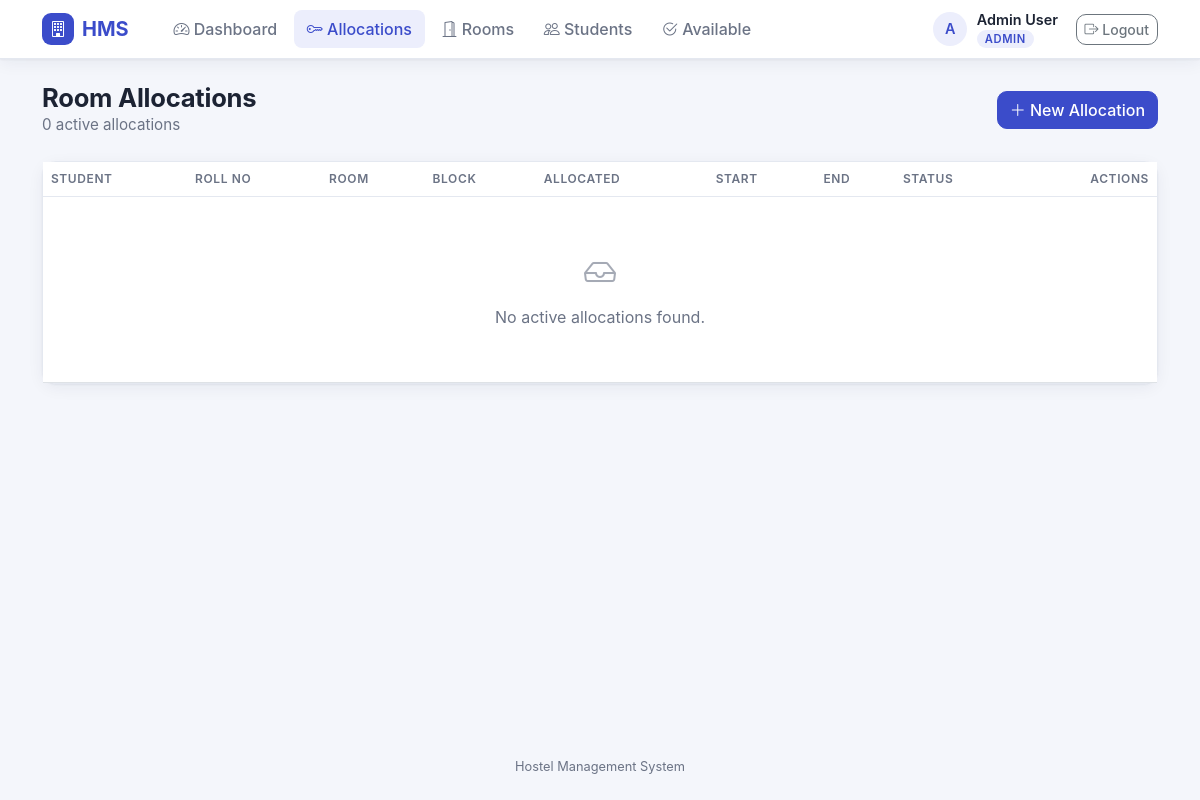
/allocation/ (signed in), run on the app's committed database.
### hms_app/models.py (models this page shows, shortened)
class User(db.Model):
    __tablename__ = 'users'
    user_id = db.Column(db.Integer, primary_key=True, autoincrement=True)
    name = db.Column(db.String(100), nullable=False)
    email = db.Column(db.String(120), unique=True, nullable=False)
    password_hash = db.Column(db.String(255), nullable=False)
    role = db.Column(db.String(20), nullable=False)  # 'admin', 'warden', 'student', 'accountant'
    created_at = db.Column(db.DateTime, default=datetime.utcnow)
    student_profile = db.relationship('Student', back_populates='user', uselist=False, cascade='all, delete-orphan')
    warden = db.relationship('Warden', backref='user', uselist=False, cascade='all, delete-orphan')
    admin = db.relationship('Admin', backref='user', uselist=False, cascade='all, delete-orphan')
    accountant = db.relationship('Accountant', backref='user', uselist=False, cascade='all, delete-orphan')

### hms_app/routes/room_allocation_routes.py (the view)
@room_alloc_bp.route('/')
@login_required
@role_required('admin', 'warden')
def index():
    allocations = (RoomAllocation.query
        .filter_by(status='active')
        .join(Student, RoomAllocation.student_id == Student.student_id)
        .join(User, Student.user_id == User.user_id)
        .join(Room, RoomAllocation.room_id == Room.room_id)
        .join(HostelBlock, Room.block_id == HostelBlock.block_id)
        .order_by(User.name)
        .all())
    return render_template('allocation/index.html', allocations=allocations)

### hms_app/__init__.py (called while the page is built)
def create_app(config_class=Config):
    app = Flask(__name__,
                template_folder=os.path.join(os.path.dirname(__file__), 'templates'),
                static_folder=os.path.join(os.path.dirname(__file__), 'static'))
    app.config.from_object(config_class)
    db.init_app(app)
    csrf.init_app(app)
    from hms_app.routes.auth_routes import auth_bp
    from hms_app.routes.room_allocation_routes import room_alloc_bp
    from hms_app.routes.main_routes import main_bp
    app.register_blueprint(auth_bp)
    app.register_blueprint(room_alloc_bp)
    app.register_blueprint(main_bp)
    @app.context_processor
    def inject_user():
        return dict(current_user=get_current_user())
    with app.app_context():
        db.create_all()
        init_sample_data()
    return app

### hms_app/auth.py (called while the page is built)
def login_required(f):
    @wraps(f)
    def decorated_function(*args, **kwargs):
        if 'user_id' not in session:
            flash('Please log in to access this page.', 'error')
            return redirect(url_for('auth.login', next=request.full_path.rstrip('?')))
        return f(*args, **kwargs)
    return decorated_function

def role_required(*roles):
    def decorator(f):
        @wraps(f)
        def decorated_function(*args, **kwargs):
            if 'user_id' not in session:
                flash('Please log in to access this page.', 'error')
                return redirect(url_for('auth.login', next=request.full_path.rstrip('?')))
            user = User.query.get(session['user_id'])
            if not user or user.role not in roles:
                flash('You do not have permission to access this page.', 'error')
                return redirect(url_for('main.dashboard'))
            return f(*args, **kwargs)
        return decorated_function
    return decorator

def get_current_user():
    if 'user_id' in session:
        return User.query.get(session['user_id'])
    return None

### hms_app/templates/allocation/index.html (shortened to what this page needs)
{% extends "base.html" %}
{% from "_macros.html" import empty %}
{% block content %}
<div class="page-head">
    <div><h2>Room Allocations</h2><p class="sub">{{ allocations|length }} active allocation{{ '' if allocations|length == 1 else 's' }}</p></div>
    <a href="{{ url_for('room_allocation.create') }}" class="btn btn-primary"><i class="bi bi-plus-lg"></i> New Allocation</a>
</div>
<div class="card">
    <div class="table-responsive">
        <table class="table table-hover">
            <thead>
                <tr><th>Student</th><th>Roll No</th><th>Room</th><th>Block</th><th>Allocated</th><th>Start</th><th>End</th><th>Status</th><th class="text-end">Actions</th></tr>
            </thead>
            <tbody>
            {% for alloc in allocations %}
                <tr>
                    <td class="fw-semibold">{{ alloc.student.user.name }}</td>
                    <td>{{ alloc.student.roll_no }}</td>
                    <td>{{ alloc.room.room_number }}</td>
                    <td>{{ alloc.room.block.name }}</td>
                    <td>{{ alloc.allocation_date }}</td>
                    <td>{{ alloc.start_date }}</td>
                    <td>{{ alloc.end_date or '—' }}</td>
                    <td><span class="badge bg-{{ 'success' if alloc.status == 'active' else 'secondary' }}">{{ alloc.status }}</span></td>
                    <td class="text-end text-nowrap">
                        <a href="{{ url_for('room_allocation.reallocate', allocation_id=alloc.allocation_id) }}" class="btn btn-sm btn-outline-primary"><i class="bi bi-arrow-left-right"></i> Reallocate</a>
                        <form method="POST" action="{{ url_for('room_allocation.cancel', allocation_id=alloc.allocation_id) }}" class="d-inline" onsubmit="return confirm('Cancel this allocation?')">
                            <input type="hidden" name="csrf_token" value="{{ csrf_token() }}" />
                            <button type="submit" class="btn btn-sm btn-outline-danger"><i class="bi bi-x-lg"></i> Cancel</button>
                        </form>
                    </td>
                </tr>
            {% else %}
                <tr><td colspan="9">{{ empty('inbox', 'No active allocations found.') }}</td></tr>
            {% endfor %}
            </tbody>
        </table>
    </div>
</div>
{% endblock %}

### hms_app/templates/base.html (shortened to what this page needs)
<!DOCTYPE html>
<html lang="en">
<head>
    <link href="https://cdn.jsdelivr.net/npm/bootstrap@5.3.3/dist/css/bootstrap.min.css" rel="stylesheet">
    <link href="https://cdn.jsdelivr.net/npm/bootstrap-icons@1.11.3/font/bootstrap-icons.min.css" rel="stylesheet">
    <link href="{{ url_for('static', filename='css/hms.css') }}" rel="stylesheet">
</head>
<body>
    {% if current_user %}
    {% set ep = request.endpoint or '' %}
    <nav class="navbar navbar-expand-lg hms-nav">
        <div class="container">
            <a class="navbar-brand" href="{{ url_for('main.dashboard') }}">
                <span class="brand-mark"><i class="bi bi-building"></i></span> HMS
            </a>
            <div class="collapse navbar-collapse" id="mainNav">
                <ul class="navbar-nav me-auto ms-lg-3 gap-lg-1">
                    <li class="nav-item"><a class="nav-link {{ 'active' if ep == 'main.dashboard' }}" href="{{ url_for('main.dashboard') }}"><i class="bi bi-speedometer2"></i> Dashboard</a></li>
                    {% if current_user.role in ('admin', 'warden') %}
                    <li class="nav-item"><a class="nav-link {{ 'active' if ep.startswith('room_allocation.') and ep not in ('room_allocation.available_rooms', 'room_allocation.student_allocation') }}" href="{{ url_for('room_allocation.index') }}"><i class="bi bi-key"></i> Allocations</a></li>
                    <li class="nav-item"><a class="nav-link {{ 'active' if ep == 'main.rooms_list' }}" href="{{ url_for('main.rooms_list') }}"><i class="bi bi-door-open"></i> Rooms</a></li>
                    <li class="nav-item"><a class="nav-link {{ 'active' if ep == 'main.students_list' }}" href="{{ url_for('main.students_list') }}"><i class="bi bi-people"></i> Students</a></li>
                    {% endif %}
                    {% if current_user.role in ('admin', 'warden', 'student') %}
                    <li class="nav-item"><a class="nav-link {{ 'active' if ep == 'room_allocation.available_rooms' }}" href="{{ url_for('room_allocation.available_rooms') }}"><i class="bi bi-check2-circle"></i> Available</a></li>
                    {% endif %}
                </ul>
                <div class="user-chip">
                    <span class="avatar" aria-hidden="true">{{ current_user.name[:1]|upper }}</span>
                    <span class="d-flex flex-column lh-sm">
                        <span class="fw-semibold">{{ current_user.name }}</span>
                        <span><span class="role-pill">{{ current_user.role }}</span></span>
                    </span>
                    <a class="btn btn-outline-secondary btn-sm ms-2" href="{{ url_for('auth.logout') }}"><i class="bi bi-box-arrow-right"></i> Logout</a>
                </div>
            </div>
        </div>
    </nav>
    {% endif %}
    <main class="container py-4">
        {% block content %}{% endblock %}
    </main>
    <footer class="hms-foot">Hostel Management System</footer>
</body>
</html>

### hms_app/static/css/hms.css (style rules this page uses)
:root { --hms-bg:#f4f6fb; --hms-surface:#fff; --hms-ink:#1c2333; --hms-muted:#6b7385; --hms-line:#e4e8f0; --hms-brand:#3b4cca; --hms-brand-dark:#2a37a0; --hms-brand-soft:#eceefc; --hms-radius:14px; --hms-shadow:0 1px 2px rgba(20,28,60,.05),0 4px 16px rgba(20,28,60,.06); }
body { background:var(--hms-bg);color:var(--hms-ink);font-family:'Inter',system-ui,-apple-system,'Segoe UI',Roboto,sans-serif;min-height:100vh;display:flex;flex-direction:column }
main { flex:1 }
h1,h2,h3,h4,h5 { letter-spacing:-.01em }
.hms-nav { background:var(--hms-surface);border-bottom:1px solid var(--hms-line);box-shadow:var(--hms-shadow) }
.hms-nav .navbar-brand { font-weight:700;color:var(--hms-brand);display:flex;align-items:center;gap:.5rem }
.hms-nav .brand-mark { width:32px;height:32px;border-radius:9px;background:var(--hms-brand);color:#fff;display:grid;place-items:center;font-size:1rem }
.hms-nav .nav-link { color:var(--hms-muted);font-weight:500;border-radius:8px;padding:.45rem .8rem!important }
.hms-nav .nav-link.active { color:var(--hms-brand);background:var(--hms-brand-soft) }
.user-chip { display:flex;align-items:center;gap:.6rem;font-size:.9rem }
.avatar { width:34px;height:34px;border-radius:50%;background:var(--hms-brand-soft);color:var(--hms-brand);display:grid;place-items:center;font-weight:600 }
.role-pill { font-size:.7rem;text-transform:uppercase;letter-spacing:.05em;background:var(--hms-brand-soft);color:var(--hms-brand);padding:.1rem .5rem;border-radius:99px;font-weight:600 }
.card { background:var(--hms-surface);border:1px solid var(--hms-line);border-radius:var(--hms-radius);box-shadow:var(--hms-shadow);color:var(--hms-ink) }
.page-head { display:flex;flex-wrap:wrap;gap:.75rem;justify-content:space-between;align-items:center;margin-bottom:1.5rem }
.page-head h2 { margin:0;font-size:1.6rem;font-weight:700 }
.page-head .sub { color:var(--hms-muted);font-size:.95rem;margin:0 }
.table { margin:0;vertical-align:middle }
.table thead th { font-size:.75rem;text-transform:uppercase;letter-spacing:.05em;color:var(--hms-muted);font-weight:600;border-bottom:1px solid var(--hms-line);white-space:nowrap }
.table td { padding:.8rem .75rem }
.btn { border-radius:10px;font-weight:500 }
.btn-primary { background:var(--hms-brand);border-color:var(--hms-brand) }
footer.hms-foot { color:var(--hms-muted);font-size:.8rem;text-align:center;padding:1.5rem 0 }

### data on the page
User: name "A", name "Admin User", role "ADMIN"

### other printed values
{{ allocations|length }} "0"
{{ '' if allocations|length == 1 else 's' }} "s"
{{ text }} "No active allocations found."
